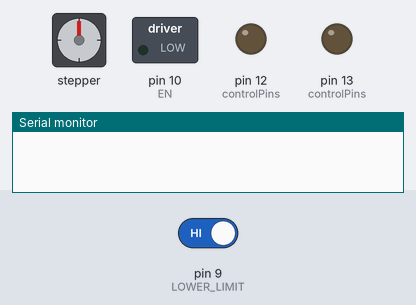
A sketch run on a simulated Arduino Uno, built with avr-gcc and run on an emulated ATmega328P. Parts: stepper motor, switched loads named in the sketch (green lamp = pin HIGH), output pins drawn as LEDs (lit = HIGH), the last lines printed to the serial monitor. The inputs (shaded band) are chosen by the test bench; at power-on: pin 9 (LOWER_LIMIT) HIGH. Stepper angles assume 200 steps per turn; pins used as bus, display or sensor lines are not drawn.

Above: at 0.1 s.
At 1.0 s:
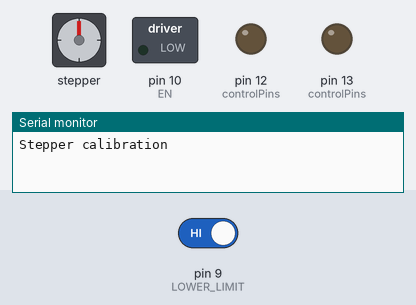
1.1 s: pin 9 (LOWER_LIMIT) driven LOW
At 2.5 s:
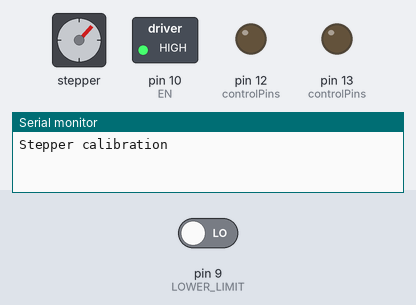
Timing chart, 0 to 4.1 s (numbered marks = the images above; inputs shaded):
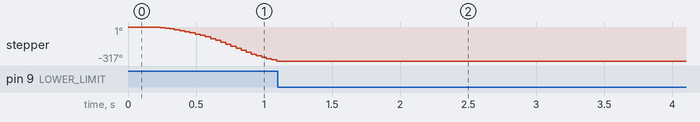

The sketch:

homing_mike.ino
```cpp
/* End stop calibration by Mike Cook
 *  two limit switched wired to micro switch
 *  with common wired to ground and normally closed contact to pin
*/


#define UPPER_LIMIT 8
#define LOWER_LIMIT 9
#define EN 10
#define RST 11
#define STEP 12
#define DIR 13
#define INTERFACE_TYPE 1

#include <AccelStepper.h>
byte controlPins[] = {EN, RST, STEP, DIR};
long maxTravel = 200000; // max distance you could be away from zero switch
long maxBackup = 200; // max distance to correct limit switch overshoot

// Create a new instance of the AccelStepper class:
AccelStepper stepper = AccelStepper(INTERFACE_TYPE, STEP, DIR);

void setup(){
  // Set limit switch inputs
  pinMode(UPPER_LIMIT, INPUT_PULLUP);
  pinMode(LOWER_LIMIT, INPUT_PULLUP);
  for(int i = 0; i<4; i++){
    pinMode(controlPins[i], OUTPUT);
    digitalWrite(controlPins[i], LOW);
  }
  delay(200); // hold reset until we can see it on the scope
  digitalWrite(RST, HIGH); // take out of reset
  delay(2); // allow charge pump on driver to start

  Serial.begin(9600);
  Serial.println("Stepper calibration");
  // Set the maximum speed and acceleration for calibration:
  stepper.setMaxSpeed(700); // note 1000 is the fastest speed for this library
  stepper.setAcceleration(500);
  findEnd(LOWER_LIMIT, 0); // hit the zero limit switch
  backup(LOWER_LIMIT, 1);  // nudge back so switch is not triggered
  // Set the maximum speed and acceleration for use:
  stepper.setCurrentPosition(0); // set this point as zero
  stepper.setMaxSpeed(700); // note 1000 is the fastest speed for this library
  stepper.setAcceleration(500);
  digitalWrite(EN, HIGH); // turn off motor drive, write a LOW to turn back on
}

void findEnd(byte limitSwitch, byte moveDirection){
  if(moveDirection == 0) maxTravel = maxTravel * -1; // make a negative value
  //Serial.print("moving to "); Serial.println(maxTravel); // uncomment for debug
  stepper.moveTo(maxTravel);
  while(digitalRead(limitSwitch) == LOW) {
    stepper.run();
  }
    stepper.stop(); // Stop as fast as possible
   // Serial.println("motor at low end with limit switch touched");  // uncomment for debug
  }

void backup(byte limitSwitch, byte moveDirection){ // move off the end spot
  if(moveDirection != 0) maxBackup = maxBackup * -1; // make a negative value
  // Serial.print("Backup moving to "); Serial.println(maxBackup);  // uncomment for debug
  stepper.moveTo(maxBackup);
  while(digitalRead(limitSwitch) == HIGH) {
    stepper.run();
  }
    stepper.stop(); // Stop as fast as possible
    // Serial.println("motor at low end with limit switch not touched"); // uncomment for debug
  }

// move to a position with the limit switches monitored
boolean moveSafe(long moveToHere){ // returns true is limit switch tripped otherwise returns false
  boolean tripped = false;
  stepper.moveTo(moveToHere);
  while(stepper.distanceToGo() != 0 && (digitalRead(UPPER_LIMIT) == LOW) && (digitalRead(LOWER_LIMIT) == LOW)) {
    stepper.run();
  }
  if( (digitalRead(UPPER_LIMIT) == HIGH) || (digitalRead(LOWER_LIMIT) == HIGH)){
    stepper.stop();
    tripped = true;
  }
  return tripped;
}

void recover(){ // recover when a limit switch is triggered
  if(digitalRead(LOWER_LIMIT) == HIGH) backup(LOWER_LIMIT, 1);
  if(digitalRead(UPPER_LIMIT) == HIGH) backup(UPPER_LIMIT, 0);
}

/*
 // example of how to use the moveSafe function
 if(moveSafe(300L)) recover();
 */

void loop(){
 // digitalWrite(EN, LOW); // turn on motor drive,
 // your code here
}
```

Measured:
- after the input at 1.1 s, pin 10 (EN): LOW → HIGH at once; stepper: stops changing and stays -317°
